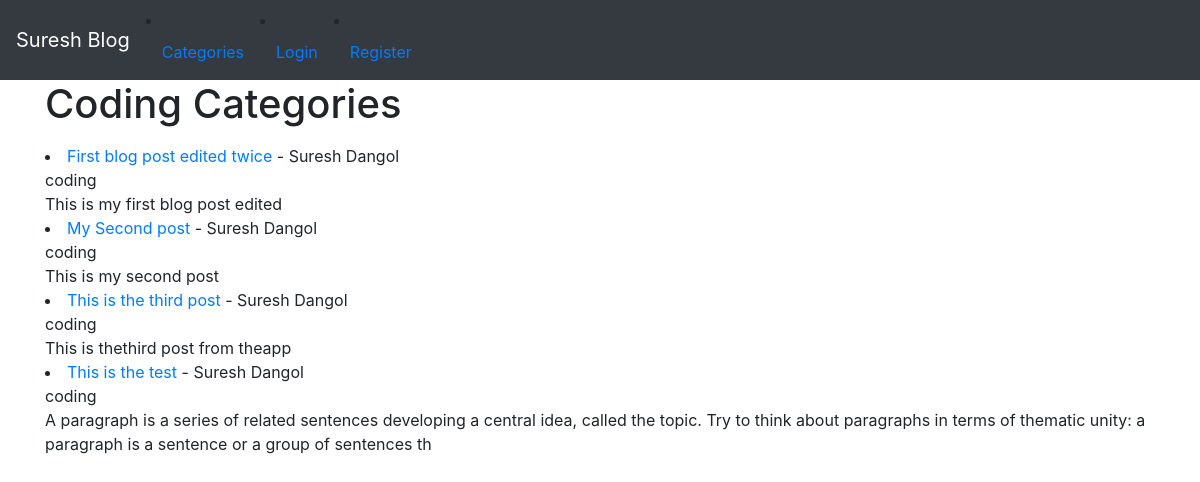
Page /category/coding on the earlier database version.
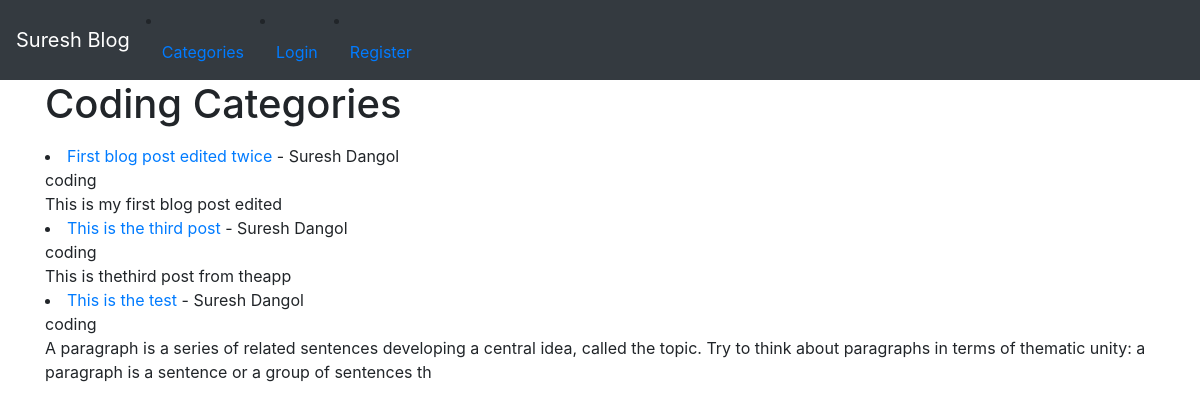
Same page on the later database version.
### blog/models.py (models this page shows, shortened)
class Post(models.Model):
    title = models.CharField(max_length=255)
    title_tag = models.CharField(max_length=255)
    author = models.ForeignKey(User,on_delete=models.CASCADE)
    body = models.TextField()
    post_date = models.DateField(auto_now_add=True)
    category = models.CharField(max_length=255, default='coding')
    likes = models.ManyToManyField(User,related_name='blog_posts')

### blog/views.py (the view)
# urls.py: path('category/<str:cats>',CategoryView,name='category'),
def CategoryView(request,cats):
    category_posts = Post.objects.filter(category=cats.replace('-',' '))
    return  render(request,'categories.html',{'cats':cats.title().replace('-',' '),'category_posts':category_posts})

### blog/templates/categories.html (shortened to what this page needs)
{% extends 'base.html'%}
{% block content%}
{% if category_posts %}
<h1> {{cats}} Categories </h1>
{% for post in category_posts %}
 <li><a href="{% url 'details' post.pk %}"> {{post.title}} </a> - {{post.author.first_name}}
        {{post.author.last_name}}<br>
        {{post.category}}<br>
    </li>
        {{post.body|slice:":200"| safe}}</li>
{% endfor %}
{% else %}
<h1>Sorry This is not valid !!!</h1>
{% endif%}
{% endblock%}

Differences in the rows shown:
removed Post: title "My Second post", author.first_name "Suresh", author.last_name "Dangol", category "coding", body "This is my second post"
